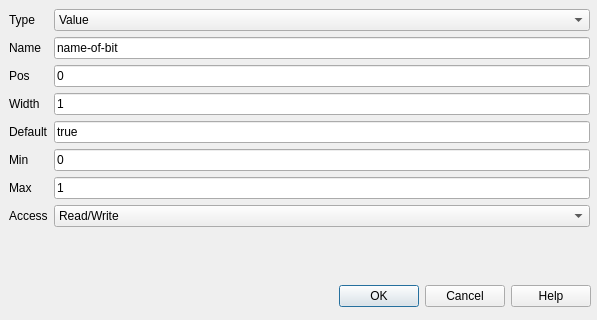
<?xml version="1.0" encoding="UTF-8"?>
<ui version="4.0">
 <class>CDlgMdfBit</class>
 <widget class="QDialog" name="CDlgMdfBit">
  <property name="geometry">
   <rect>
    <x>0</x>
    <y>0</y>
    <width>597</width>
    <height>320</height>
   </rect>
  </property>
  <property name="windowTitle">
   <string>Dialog</string>
  </property>
  <widget class="QDialogButtonBox" name="buttonBox_2">
   <property name="geometry">
    <rect>
     <x>0</x>
     <y>280</y>
     <width>591</width>
     <height>32</height>
    </rect>
   </property>
   <property name="orientation">
    <enum>Qt::Horizontal</enum>
   </property>
   <property name="standardButtons">
    <set>QDialogButtonBox::Cancel|QDialogButtonBox::Help|QDialogButtonBox::Ok</set>
   </property>
   <property name="centerButtons">
    <bool>false</bool>
   </property>
  </widget>
  <widget class="QWidget" name="formLayoutWidget">
   <property name="geometry">
    <rect>
     <x>9</x>
     <y>9</y>
     <width>581</width>
     <height>261</height>
    </rect>
   </property>
   <layout class="QFormLayout" name="formLayout">
    <item row="0" column="0">
     <widget class="QLabel" name="label">
      <property name="text">
       <string>Type</string>
      </property>
     </widget>
    </item>
    <item row="0" column="1">
     <widget class="QComboBox" name="comboBox">
      <item>
       <property name="text">
        <string>Value</string>
       </property>
      </item>
      <item>
       <property name="text">
        <string>Value List</string>
       </property>
      </item>
     </widget>
    </item>
    <item row="1" column="0">
     <widget class="QLabel" name="label_2">
      <property name="text">
       <string>Name</string>
      </property>
     </widget>
    </item>
    <item row="1" column="1">
     <widget class="QLineEdit" name="lineEdit">
      <property name="text">
       <string>name-of-bit</string>
      </property>
     </widget>
    </item>
    <item row="2" column="0">
     <widget class="QLabel" name="label_3">
      <property name="text">
       <string>Pos</string>
      </property>
     </widget>
    </item>
    <item row="2" column="1">
     <widget class="QLineEdit" name="lineEdit_2">
      <property name="text">
       <string>0</string>
      </property>
     </widget>
    </item>
    <item row="3" column="0">
     <widget class="QLabel" name="label_4">
      <property name="text">
       <string>Width</string>
      </property>
     </widget>
    </item>
    <item row="3" column="1">
     <widget class="QLineEdit" name="lineEdit_3">
      <property name="text">
       <string>1</string>
      </property>
     </widget>
    </item>
    <item row="4" column="0">
     <widget class="QLabel" name="label_5">
      <property name="text">
       <string>Default</string>
      </property>
     </widget>
    </item>
    <item row="4" column="1">
     <widget class="QLineEdit" name="lineEdit_4">
      <property name="text">
       <string>true</string>
      </property>
     </widget>
    </item>
    <item row="5" column="0">
     <widget class="QLabel" name="label_7">
      <property name="text">
       <string>Min</string>
      </property>
     </widget>
    </item>
    <item row="5" column="1">
     <widget class="QLineEdit" name="lineEdit_6">
      <property name="text">
       <string>0</string>
      </property>
     </widget>
    </item>
    <item row="6" column="0">
     <widget class="QLabel" name="label_6">
      <property name="text">
       <string>Max</string>
      </property>
     </widget>
    </item>
    <item row="6" column="1">
     <widget class="QLineEdit" name="lineEdit_5">
      <property name="text">
       <string>1</string>
      </property>
     </widget>
    </item>
    <item row="7" column="1">
     <widget class="QComboBox" name="comboBox_2">
      <item>
       <property name="text">
        <string>Read/Write</string>
       </property>
      </item>
      <item>
       <property name="text">
        <string>Read Only</string>
       </property>
      </item>
      <item>
       <property name="text">
        <string>Write Only</string>
       </property>
      </item>
     </widget>
    </item>
    <item row="7" column="0">
     <widget class="QLabel" name="label_8">
      <property name="text">
       <string>Access</string>
      </property>
     </widget>
    </item>
   </layout>
  </widget>
 </widget>
 <resources/>
 <connections/>
</ui>
